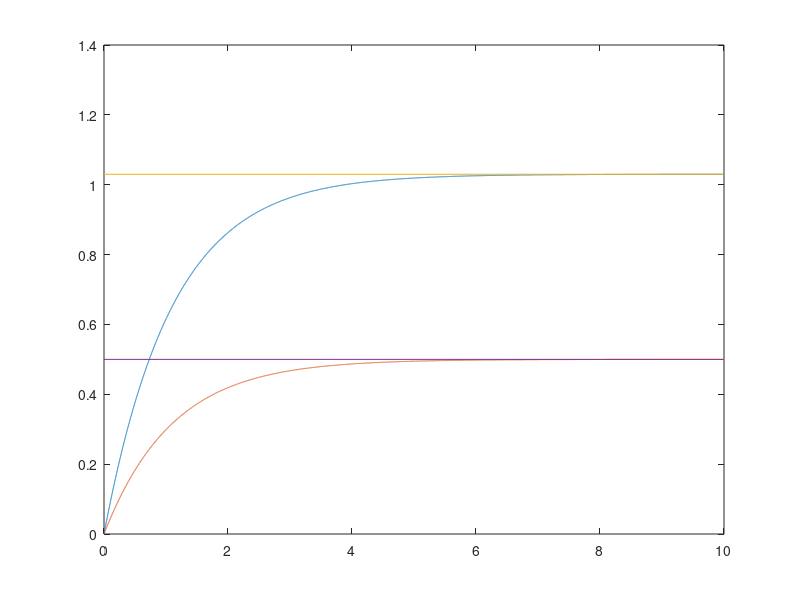
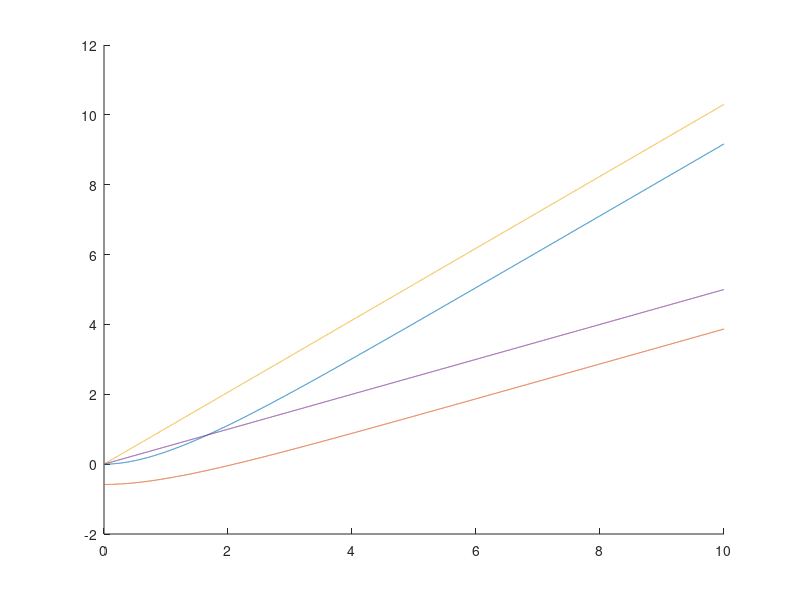
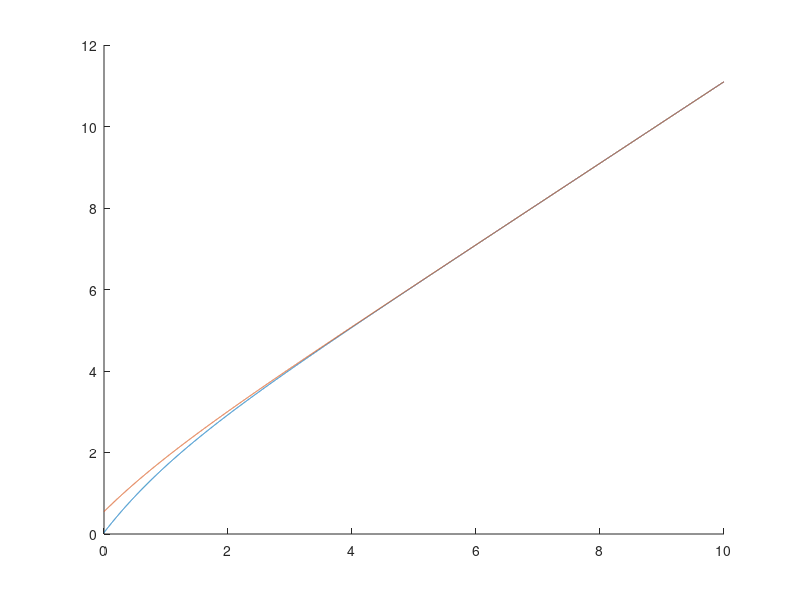
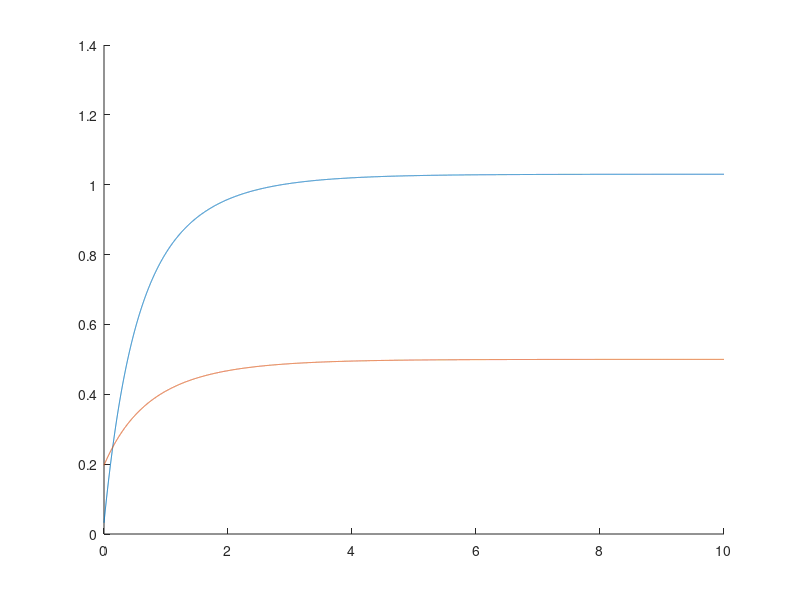

Here is the MATLAB script that generated these plots, in order:
%function straighttime,turntime= realtime(straighttime,turntime)

close all;
%astraight=0.88
%bstraight=0.51
vttheo=0.5;%origional:0.52
vtheo=1.03;%origional:1.19


t=[0:0.001:10];

%straight constants

a=1.03;
b=0.91;
c=log(a)/-b;

%turn constants
at=0.5;
bt=0.91;
ct=log(at)/-b;

%straight speed/distance
v=a-exp(-b*(t+c));
x=(a*t+1/b*exp(-b*(t+c)))-exp(-b*c)/b;
xtheo=t*vtheo;

%turn speed/distance
vt=at-exp(-bt*(t+ct));
xt=(at*t+1/bt*exp(-bt*(t+ct)))-exp(-bt*c)/bt;
xttheo=t*vttheo;

%integrals
Treal=((1/(-b))*exp(-b*t+c))-(1/(-b))+t;
Ttreal=((1/(-bt))*exp(-bt*(t+ct)))-(1/(-bt))+t;

%straight adjusted speed/distance
vadj=a-exp(-b*(Treal+c));
xadj=(a*t+1/b*exp(-b*(Treal+c)))-exp(-b*c)/b;


%turn adjusted speed/distance
vtadj=at-exp(-bt*(Ttreal+ct));
xtadj=(at*t+1/bt*exp(-bt*(Ttreal+ct)))-exp(-bt*c)/bt;

plot(t,v)
hold on
plot(t,vt)
hold on
plot([0 10],[vtheo vtheo])
hold on
plot([0 10],[vttheo vttheo])


figure(2)
hold on
plot(t,x)
hold on
plot(t,xt)
hold on    
plot(t,xtheo) 
hold on
plot(t,xttheo)

figure(3)
hold on
plot(t,Treal)
hold on
plot(t,Ttreal)

figure(4)
hold on
plot(t,vadj)
hold on
plot(t,vtadj)


figure(5)
hold on
plot(t,xadj)
hold on
plot(t,xtadj)
hold on    


% %  straightdist=;
%  turndist=1;
%  
%   
%  
% [mins ts]=min(abs(x-straightdist));
% straighttime=ts/1000
% 
% [mint tt]=min(abs(xt-turndist));
% turntime=tt/1000;
% 


% a=sqrt((x-xr)^2+(y+yr)^2)
% 
% y=